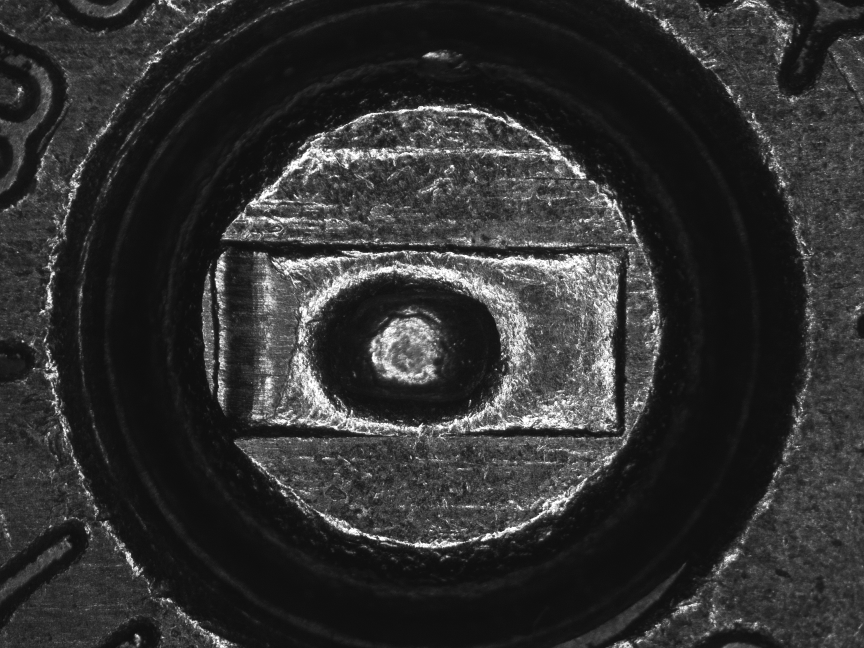
#> input picture training/dataset/images/BWC506US RP1_BFR.png, 2592 x 1944 px (shown at 1/3 size)
$ python -i multiscale_inference_v1.py   (imports and definitions only)
#> lines starting #> are read from the running program, lines starting #| are printed output that depends on the picture
#> further down, picture is the input picture: PIL image 2592x1944 P; min 5, max 255, mean 48.6
"""Frozen version 1 multiscale mask features and inference.

Keep the behavior for supported checkpoints stable. Changes to the feature or
cleanup contract require a new model version and an explicit reader.
"""
import numpy as np
from PIL import Image
from scipy import ndimage as ndi

SIDE = 256
CANONICAL_SHAPE = (192, SIDE)
REGIONS = ('breech_face', 'aperture_shear', 'firing_pin_shear', 'firing_pin_impression')


def grid_size(size):
    # Keep native aspect ratio and cap feature work by the longest side.
    ratio = min(1., SIDE / max(size))
    return tuple(max(1, round(length * ratio)) for length in size)


def feature_image(im):
    w, h = grid_size(im.size)
#> w = 256; h = 192
    # Pillow's bilinear resize trades native detail for a bounded intensity grid.
    # Keep both raw intensity and percentile-normalized contrast; the span floor
    # limits noise amplification on nearly flat scans.
    raw = np.asarray(im.resize((w, h), Image.Resampling.BILINEAR), dtype=np.float32) / 255
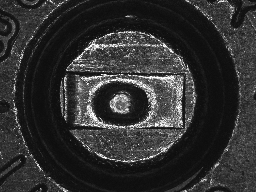
#> raw: shape (192, 256) float32; min 0.0471, max 1, mean 0.191
    lo, hi = np.percentile(raw, (2, 98))
#> lo = 0.0549; hi = 0.8
    g = np.clip((raw - lo) / max(hi-lo, .04), 0, 1)
    y, x = np.indices(g.shape, dtype=np.float32)
    x = (x+.5)/w - .5
    y = (y+.5)/h - .5
    # Fitted trees address columns by index: centered x, y and radius give a
    # location cue, followed by raw intensity and normalized contrast.
    fs = [x, y, np.hypot(x, y), raw, g]
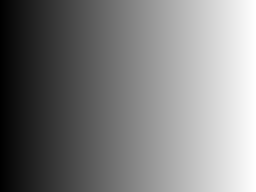
#> x: shape (192, 256) float32; min -0.498, max 0.498, mean 0; drawn with min black and max white
    # At each scale, append the SciPy Gaussian level, fine residual, NumPy x/y
    # gradients and local standard deviation, in that order. The same groups
    # expose narrow edges and broader texture without resizing the feature grid.
    for scale in (1, 3, 7, 15, 28):
        low = ndi.gaussian_filter(g, scale)
        dy, dx = (np.gradient(low, axis=i) if n > 1 else np.zeros_like(low)
                  for i, n in enumerate(low.shape))
        variance = np.maximum(0, ndi.gaussian_filter(g*g, scale) - low*low)
        fs.extend([low, g-low, dx, dy, np.sqrt(variance)])
#> this loop made 5 passes
#> pass 1, in feature_image, `dy, dx = (np.gradient(low, axis=i) if n > 1 else np.zeros_like(low) fo..`:
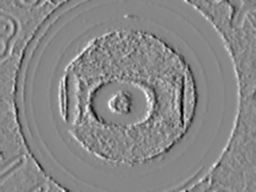
#> dx: shape (192, 256) float32; min -0.268, max 0.237, mean 0.000311; drawn with min black and max white
#> pass 1, in feature_image, `variance = np.maximum(0, ndi.gaussian_filter(g*g, scale) - low*low)`:
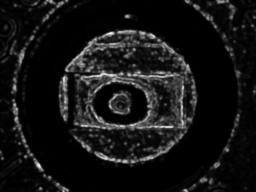
#> variance: shape (192, 256) float32; min 9.19e-06, max 0.193, mean 0.0158; drawn with min black and max white
#> after the loop:
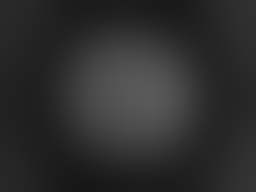
#> low: shape (192, 256) float32; min 0.0907, max 0.352, mean 0.18
#> after the loop:
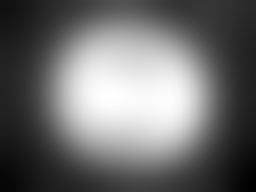
#> variance: shape (192, 256) float32; min 0.0129, max 0.0905, mean 0.0462; drawn with min black and max white
#> after the loop, fs = 30 items
    # After five base planes and five sigma-1 planes, fs[10] is the sigma-3
    # intensity plane. Its neighbors add context less sensitive to pixel noise.
    # Append row shifts before column shifts; nearest-edge padding avoids
    # introducing artificial dark borders.
    smooth = fs[10]
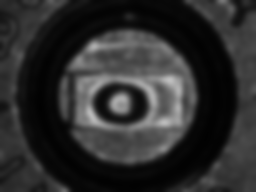
#> smooth: shape (192, 256) float32; min 0.00685, max 0.753, mean 0.18
    for axis in (0, 1):
        for shift in (-18, -8, 8, 18):
            step = [0, 0]
            step[axis] = shift
            fs.append(ndi.shift(smooth, step, order=0, mode='nearest'))
#> after the loop, fs = 38 items
    return np.stack(fs, axis=-1).astype(np.float32, copy=False)


def resize_prior(plane, shape):
    # The prior is a soft field, not a binary mask: interpolate with Pillow to
    # compare relative locations across scan sizes. Pillow takes width first.
    if plane.shape == shape:
        return plane
    return np.asarray(Image.fromarray(plane.astype(np.float32)).resize(shape[::-1], Image.Resampling.BILINEAR))


def outputs(model, prior, fs):
    h, w, c = fs.shape
    features = fs.reshape(-1,c)
    plain, guided = {}, {}
    for k, clf in model.items():
        # The unguided baseline cuts raw scores at .50. For proposals, smooth
        # isolated score spikes, then use the prior to shift the cutoff: .35 is
        # neutral, higher values lower the cutoff, and .13 scales the adjustment.
        # These v1 heuristics favor common locations without imposing a shape.
        p = clf.predict_proba(features)[:, 1].reshape(h, w)
        plain[k] = p >= .5
        s = ndi.gaussian_filter(p, .9)
        thresh = .50 + .13 * (.35 - resize_prior(prior[k], (h, w)))
        m = s >= thresh
        # SciPy labels islands so they can be filtered by area. V1 rejects
        # small breech-face islands more strictly (65 grid cells vs. 25 for
        # other regions); these are cleanup cutoffs, not physical size limits.
        cc, _ = ndi.label(m)
        counts = np.bincount(cc.ravel())
        keep = counts >= (25 if k != REGIONS[0] else 65)
        keep[0] = False
        guided[k] = keep[cc]
    return plain, guided

>>> from PIL import Image
>>> picture = Image.open('../training/dataset/images/BWC506US RP1_BFR.png')
>>> result = feature_image(picture)

$ run again, on training/dataset/images/CWS111US RP2_BFR.png
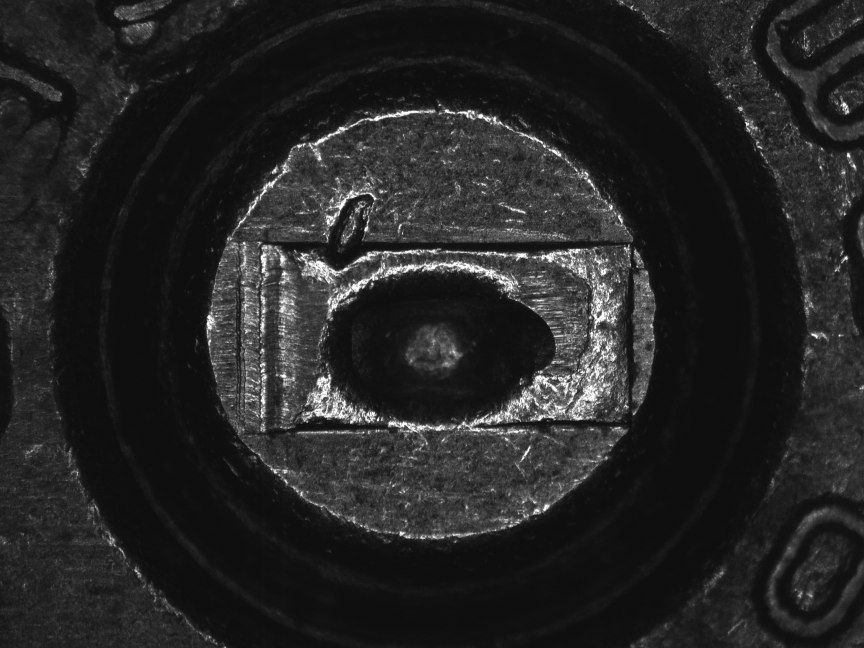
#> input picture training/dataset/images/CWS111US RP2_BFR.png, 2592 x 1944 px (shown at 1/3 size)
#> picture is the input picture: PIL image 2592x1944 P; min 10, max 255, mean 37.2
#> lo = 0.0549; hi = 0.6
#> after the loop in feature_image, `for scale in (1, 3, 7, 15, 28):`:
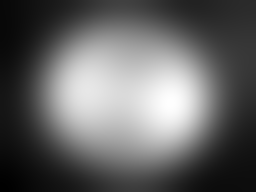
#> variance: shape (192, 256) float32; min 0.00815, max 0.0951, mean 0.0424; drawn with min black and max white
#> after the loop in feature_image, `for scale in (1, 3, 7, 15, 28):`: fs = 30 items
#> in feature_image, `smooth = fs[10]`:
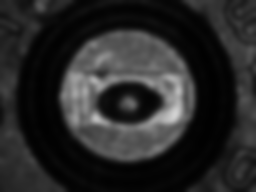
#> smooth: shape (192, 256) float32; min 0.00443, max 0.824, mean 0.16
#> after the loop in feature_image, `for axis in (0, 1):`: fs = 38 items
